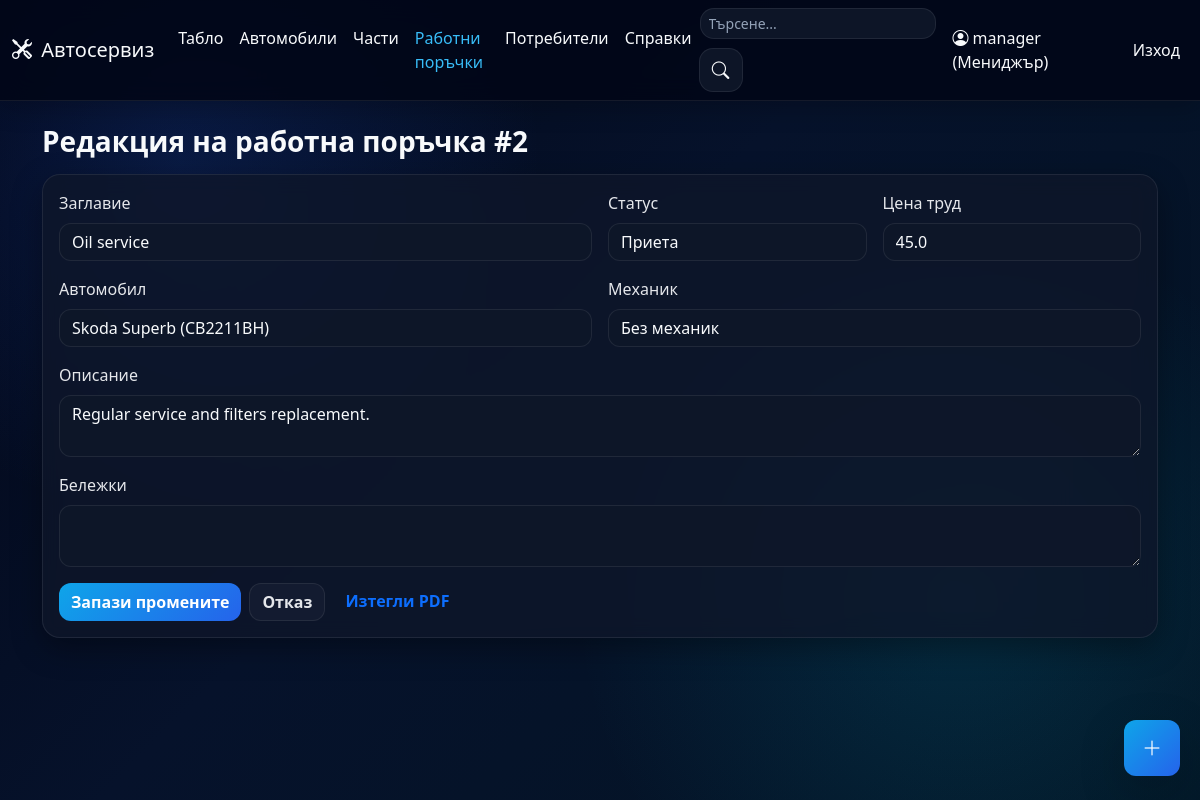
The app's page /work-orders/2/edit (signed in), older data.
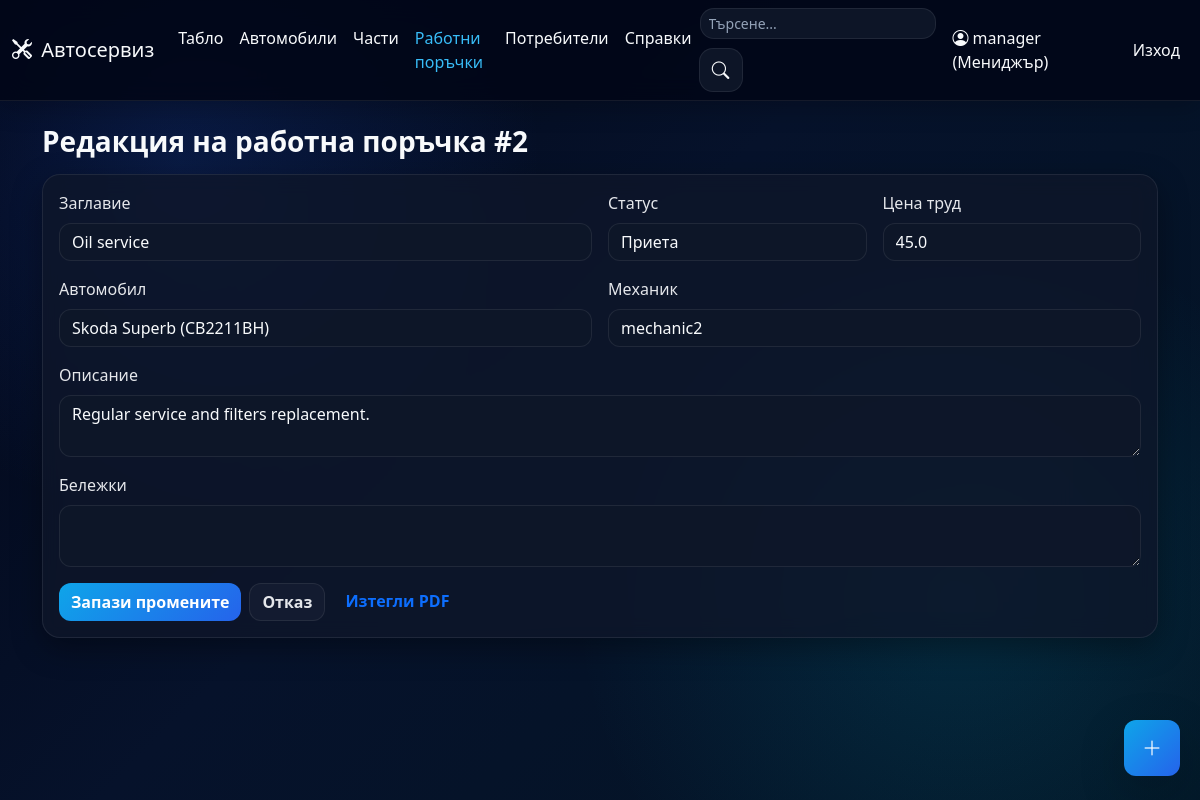
The same page, newer data.
### app/models.py (models this page shows, shortened)
class WorkOrder(db.Model):
    id = db.Column(db.Integer, primary_key=True)
    title = db.Column(db.String(150), nullable=False)
    description = db.Column(db.Text, nullable=False)
    status = db.Column(db.String(30), nullable=False, default='open')
    notes = db.Column(db.Text)
    labor_cost = db.Column(db.Float, nullable=False, default=0.0)
    created_at = db.Column(db.DateTime, default=datetime.now)
    updated_at = db.Column(db.DateTime, default=datetime.now, onupdate=datetime.now)
    car_id = db.Column(db.Integer, db.ForeignKey('car.id'), nullable=False)
    client_id = db.Column(db.Integer, db.ForeignKey('user.id'))
    mechanic_id = db.Column(db.Integer, db.ForeignKey('user.id'))
    created_by_id = db.Column(db.Integer, db.ForeignKey('user.id'))
    client = db.relationship('User', foreign_keys=[client_id], backref='client_orders')
    mechanic = db.relationship('User', foreign_keys=[mechanic_id], backref='assigned_orders')
    created_by = db.relationship('User', foreign_keys=[created_by_id], backref='created_orders')
    parts = db.relationship('WorkOrderPart', backref='work_order', lazy=True, cascade='all, delete-orphan')

class Car(db.Model):
    id = db.Column(db.Integer, primary_key=True)
    vin = db.Column(db.String(64), unique=True, nullable=False)
    registration_number = db.Column(db.String(32), unique=True)
    make = db.Column(db.String(80), nullable=False)
    model = db.Column(db.String(80), nullable=False)
    year = db.Column(db.Integer)
    owner_name = db.Column(db.String(120), nullable=False)
    owner_phone = db.Column(db.String(30))
    image_filename = db.Column(db.String(255))
    user_id = db.Column(db.Integer, db.ForeignKey('user.id'))
    created_at = db.Column(db.DateTime, default=datetime.now)
    orders = db.relationship('WorkOrder', backref='car', lazy=True, cascade='all, delete-orphan')

class User(UserMixin, db.Model):
    id = db.Column(db.Integer, primary_key=True)
    username = db.Column(db.String(80), unique=True, nullable=False)
    password_hash = db.Column(db.String(255), nullable=False)
    role = db.Column(db.String(20), nullable=False, default='client')
    full_name = db.Column(db.String(120))
    phone = db.Column(db.String(30))
    created_at = db.Column(db.DateTime, default=datetime.now)
    cars = db.relationship('Car', backref='user', lazy=True)

### app/routes_orders.py (the view, shortened to what this page needs)
    @app.route('/work-orders/<int:order_id>/edit', methods=['GET', 'POST'])
    @login_required
    def edit_work_order(order_id):
        order = WorkOrder.query.get_or_404(order_id)
        if not order_edit_allowed(order):
            flash('Нямате право да редактирате тази поръчка.', 'danger')
            return redirect(url_for('list_work_orders'))
        cars = Car.query.order_by(Car.make.asc(), Car.model.asc()).all() if current_user.role == 'manager' else [order.car]
        mechanics = User.query.filter_by(role='mechanic').order_by(User.username.asc()).all()
        return render_template('edit_work_order.html', order=order, cars=cars, mechanics=mechanics)

### app/route_support.py (called while the page is built)
def register_template_helpers(app):
    @app.context_processor
    def inject_status_helpers():
        return {
            'status_label': status_label,
            'status_badge': status_badge,
            'status_meta': STATUS_META,
            'role_label': role_label,
            'pdf_export_enabled': pdf_export_available(),
        }

def role_label(role: str) -> str:
    return ROLE_META.get(role, role)

def load_pdf_dependencies():
    pagesizes = import_module('reportlab.lib.pagesizes')
    utils = import_module('reportlab.lib.utils')
    pdfbase = import_module('reportlab.pdfbase')
    ttfonts = import_module('reportlab.pdfbase.ttfonts')
    pdfgen = import_module('reportlab.pdfgen.canvas')
    return {
        'A4': pagesizes.A4,
        'simple_split': utils.simpleSplit,
        'pdfmetrics': pdfbase.pdfmetrics,
        'ttfont': ttfonts.TTFont,
        'canvas': pdfgen,
    }

def pdf_export_available() -> bool:
    try:
        load_pdf_dependencies()
    except ImportError:
        return False
    return True

### app/templates/edit_work_order.html (shortened to what this page needs)
{% extends "base.html" %}
{% block content %}
<h3 class="mb-3">Редакция на работна поръчка #{{ order.id }}</h3>
<div class="card"><div class="card-body">
  <form method="post" class="row g-3">
    <div class="col-md-6"><label class="form-label">Заглавие</label><input class="form-control" name="title" value="{{ order.title }}" required></div>
    <div class="col-md-3"><label class="form-label">Статус</label><select class="form-select" name="status"><option value="open" {% if order.status == 'open' %}selected{% endif %}>Приета</option></select></div>
    <div class="col-md-3"><label class="form-label">Цена труд</label><input class="form-control" name="labor_cost" type="number" min="0" step="0.01" value="{{ order.labor_cost }}"></div>
    {% if current_user.role == 'manager' %}
    <div class="col-md-6"><label class="form-label">Автомобил</label><select class="form-select" name="car_id">{% for car in cars %}<option value="{{ car.id }}" {% if order.car_id == car.id %}selected{% endif %}>{{ car.make }} {{ car.model }} ({{ car.registration_number or car.vin }})</option>{% endfor %}</select></div>
    <div class="col-md-6"><label class="form-label">Механик</label><select class="form-select" name="mechanic_id"><option value="">Без механик</option>{% for mechanic in mechanics %}<option value="{{ mechanic.id }}" {% if order.mechanic_id == mechanic.id %}selected{% endif %}>{{ mechanic.username }}</option>{% endfor %}</select></div>
    {% else %}
    <div class="col-md-6"><label class="form-label">Механик</label><input class="form-control" value="{{ order.mechanic.username if order.mechanic else current_user.username }}" disabled></div>
    {% endif %}
    <div class="col-12"><label class="form-label">Описание</label><textarea class="form-control" name="description" required>{{ order.description }}</textarea></div>
    <div class="col-12"><label class="form-label">Бележки</label><textarea class="form-control" name="notes">{{ order.notes or '' }}</textarea></div>
    <div class="col-12 d-flex gap-2"><button class="btn btn-primary">Запази промените</button><a class="btn btn-outline-secondary" href="{{ url_for('list_work_orders') }}">Отказ</a>{% if pdf_export_enabled %}<a class="btn btn-outline-primary" href="{{ url_for('work_order_pdf', order_id=order.id) }}">Изтегли PDF</a>{% endif %}</div>
  </form>
</div></div>
{% endblock %}

Row changes from the older to the newer data that the page shows:
changed WorkOrder "Oil service": mechanic_id (not shown) → "mechanic2"
Text that changed along with them:
form field mechanic_id: "Без механик" → (not shown)
